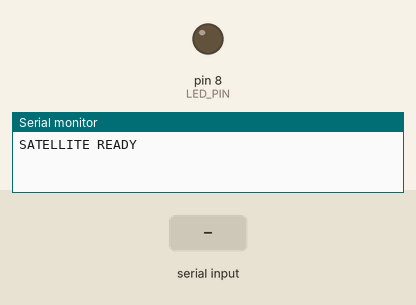
Bench run of a sketch on a simulated Arduino Uno, built with avr-gcc and run on an emulated ATmega328P. On the bench: output pins drawn as LEDs (lit = HIGH), the last lines printed to the serial monitor. Dashed ring = blinking. The test bench sets the inputs (shaded band).

Above: at 1.2 s.
1.3 s: "BLINK\n" received over Serial
At 1.7 s:
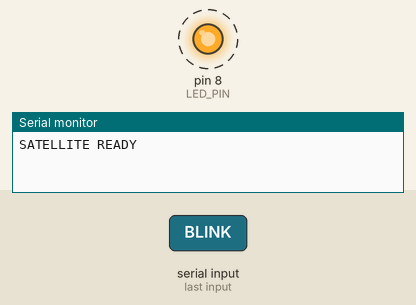
4.3 s: "ACTIVITY\n" received over Serial
7.3 s: "ON\n" received over Serial
At 8.7 s:
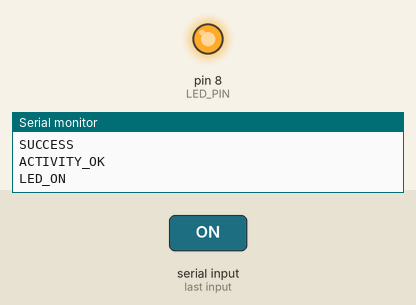
Timing chart, 0 to 10.3 s (numbered marks = the images above; inputs shaded):
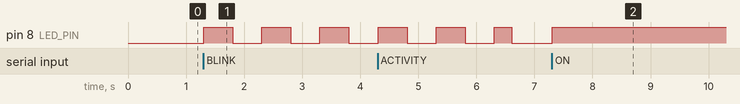

The sketch:

Satellite.ino
```cpp
const byte LED_PIN = 8;

void setup()
{
    pinMode(LED_PIN, OUTPUT);
    digitalWrite(LED_PIN, LOW);

    Serial.begin(9600);

    Serial.println("SATELLITE READY");
}

void loop()
{
    if (Serial.available() > 0)
    {
        String command = Serial.readStringUntil('\n');
        command.trim();

        // SSH command activity -> flash once
        if (command.equalsIgnoreCase("ACTIVITY"))
        {
            digitalWrite(LED_PIN, HIGH);
            delay(300);
            digitalWrite(LED_PIN, LOW);

            Serial.println("ACTIVITY_OK");
        }

        // Actual remote BLINK command -> blink 5 times
        else if (command.equalsIgnoreCase("BLINK"))
        {
            for (int i = 0; i < 5; i++)
            {
                digitalWrite(LED_PIN, HIGH);
                delay(500);

                digitalWrite(LED_PIN, LOW);
                delay(500);
            }

            Serial.println("SUCCESS");
        }

        // Keep LED ON
        else if (command.equalsIgnoreCase("ON"))
        {
            digitalWrite(LED_PIN, HIGH);

            Serial.println("LED_ON");
        }

        // Turn LED OFF
        else if (command.equalsIgnoreCase("OFF"))
        {
            digitalWrite(LED_PIN, LOW);

            Serial.println("LED_OFF");
        }

        // Unknown command
        else
        {
            Serial.print("UNKNOWN COMMAND: ");
            Serial.println(command);
        }
    }
}
```

Measured:
- after the input at 1.3 s, pin 8 (LED_PIN): alternates HIGH for 0.50 s and LOW for 0.50 s, starting at once
- after the input at 7.3 s, pin 8 (LED_PIN): LOW → HIGH at once
